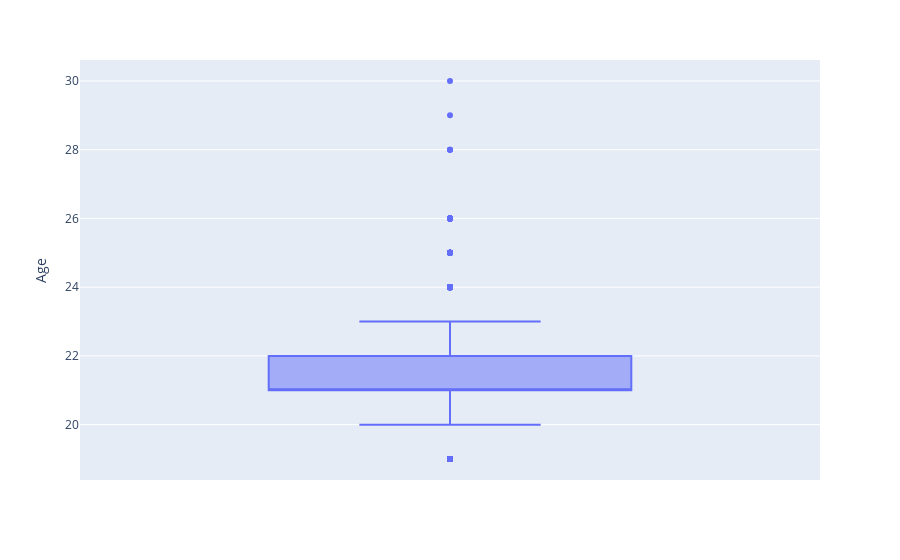

Notebook cell for this chart:
### Code cell
figure = px.box(data, y='Age')  
figure.show()

### Figure 1 — Plotly figure (JSON) as saved in the notebook; plotly's stock layout.template omitted (floating-point values rounded to 4 significant figures; data arrays with more than 128 entries replaced by an {"elided": "..."} marker saying what was removed)
{"data": [{"alignmentgroup": "True", "hovertemplate": "Age=%{y}<extra></extra>", "legendgroup": "", "marker": {"color": "#636efa"}, "name": "", "notched": false, "offsetgroup": "", "orientation": "v", "showlegend": false, "type": "box", "x0": " ", "xaxis": "x", "y": {"elided": "1137 int values"}, "y0": " ", "yaxis": "y"}], "layout": {"boxmode": "group", "legend": {"tracegroupgap": 0}, "margin": {"t": 60}, "xaxis": {"anchor": "y", "domain": [0, 1]}, "yaxis": {"anchor": "x", "domain": [0, 1], "title": {"text": "Age"}}}}
